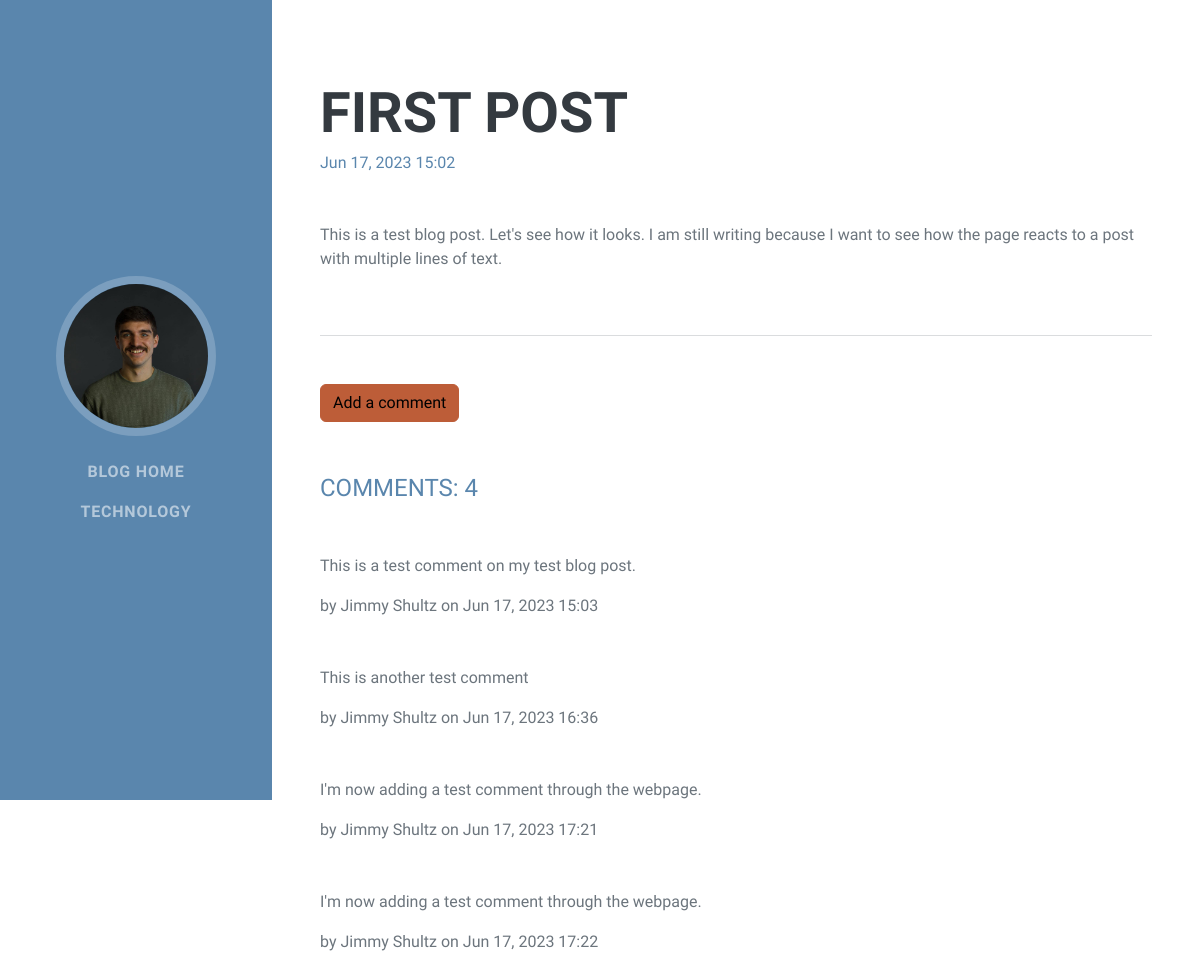
Page /blog/1/ on the committed database.
### blog/models.py (models this page shows, shortened)
class Category(models.Model):
    title = models.CharField(max_length=30)
    class Meta:
        verbose_name_plural = 'categories'

class BlogPost(models.Model):
    title = models.CharField(max_length=200)
    text = models.TextField(max_length=15_000)
    date_added = models.DateTimeField(auto_now_add=True)
    categories = models.ManyToManyField(Category)
    class Meta:
        ordering = ['-date_added',]

class Comment(models.Model):
    text = models.TextField(max_length=2_000)
    name = models.CharField(max_length=100)
    date_added = models.DateTimeField(auto_now_add=True)
    blogpost = models.ForeignKey(BlogPost, on_delete=models.CASCADE)

### blog/views.py (the view)
# urls.py: path('<int:blogpost_id>/', views.blogpost, name='blogpost'),
def blogpost(request, blogpost_id):
    blogpost = BlogPost.objects.get(id=blogpost_id)
    comments = blogpost.comment_set.order_by('date_added')
    categories = Category.objects.all()
    context = {'blogpost': blogpost, 'comments': comments, 'categories': categories}
    return render(request, 'blog/blog_post.html', context)

### blog/templates/blog/blog_post.html (shortened to what this page needs)
{% load static %}
<!DOCTYPE html>
<html lang="en">
    <head>
        <link href="{% static 'resume_app/css/styles.css' %}" rel="stylesheet" />
    </head>
    <body id="page-top">
        <nav class="navbar navbar-expand-lg navbar-dark bg-primary fixed-top" id="sideNav">
            <a class="navbar-brand js-scroll-trigger" href="{% url 'resume_app:index' %}">
                <span class="d-none d-lg-block"><img class="img-fluid img-profile rounded-circle mx-auto mb-2" src="{% static 'resume_app/assets/img/headshot.jpg' %}" alt="..." /></span>
            </a>
            <div class="collapse navbar-collapse" id="navbarResponsive">
                <ul class="navbar-nav">
                    <li class="nav-item"><a class="nav-link js-scroll-trigger" href="{% url 'blog:blog' %}">Blog Home</a></li>
                    {% for category in categories %}
                        <li class="nav-item"><a class="nav-link js-scroll-trigger" href="{% url 'blog:category' category.id %}">{{ category.title }}</a></li>
                    {% endfor %}
                </ul>
            </div>
        </nav>
        <div class="container-fluid p-0">
             <section class="resume-section" id="single-blog-post">
                <div class="resume-section-content">
                    <div class="d-flex flex-column flex-md-row justify-content-between mb-5">
                        <div class="flex-grow-1">
                            <h2 class="mb-1">{{ blogpost.title }}</h3>
                            <span class="text-primary mb-5">{{ blogpost.date_added|date:'M d, Y H:i' }}</span>
                            <p class="mt-5">{{ blogpost.text|linebreaks }}</p>
                        </div>
                    </div>
                    <hr class="mb-5" />
                    <div class="d-flex flex-column flex-md-row justify-content-between">
                        <div class="flex-grow-1">
                            <a class="btn btn-primary mb-5" href="{% url 'blog:new_comment' blogpost.id %}">Add a comment</a>
                            <div class="subheading"><span class="text-primary">Comments: {{ blogpost.comment_set.count }}</span></div>
                            {% for comment in comments %}
                                <div class="mt-5">
                                    <p>{{ comment.text|linebreaks }}</p>
                                    <p>by {{ comment.name }} on {{ comment.date_added|date:'M d, Y H:i' }}</p>
                                </div>
                            {% empty %}
                                <div class="mt-4">
                                    <p>No comments yet. <a href="#">Start the discussion now!</a></p>
                                </div>
                            {% endfor %}
                        </div>
                    </div>
                </div>
            </section>
        </div>
    </body>
</html>

### rows in the picture
Category: title "TECHNOLOGY"
BlogPost: title "FIRST POST", date_added "Jun 17, 2023 15:02", text "This is a test blog post. Let's see how it looks. I am still writing because I want to see how the page reacts to a post with multiple lines of text.", comment_set.count "4"
Comment: text "This is a test comment on my test blog post.", name "Jimmy Shultz", date_added "Jun 17, 2023 15:03"
Comment: text "This is another test comment", name "Jimmy Shultz", date_added "Jun 17, 2023 16:36"
Comment: text "I'm now adding a test comment through the webpage.", name "Jimmy Shultz", date_added "Jun 17, 2023 17:21"
Comment: text "I'm now adding a test comment through the webpage.", name "Jimmy Shultz", date_added "Jun 17, 2023 17:22"
